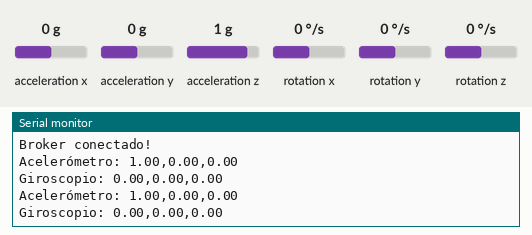
This sketch was run on a simulated ESP32. Parts: the last lines printed to the serial monitor. The test bench sets the inputs (shaded band); at power-on: acceleration x 0 g, acceleration y 0 g, acceleration z 1 g, rotation x 0 °/s, rotation y 0 °/s, rotation z 0 °/s. WiFi joins after 1.5 s; servers stay silent unless stated; no MQTT or app messages arrive unless stated.

Above: at 2.7 s.
2.8 s: acceleration x set to -1.4 g
At 4.0 s:
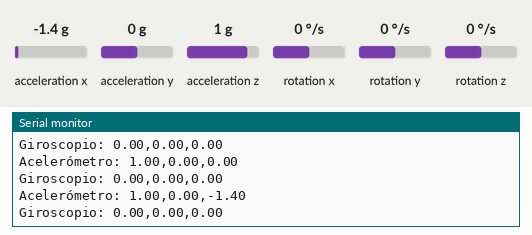
4.3 s: acceleration y set to -1.4 g
At 5.4 s:
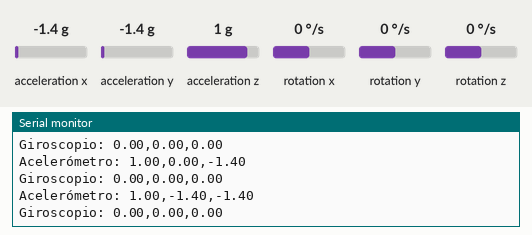
5.8 s: acceleration z set to -1.4 g
At 7.1 s:
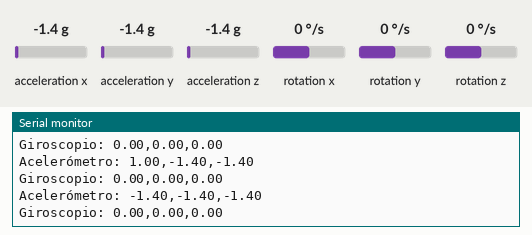
7.3 s: rotation x set to -192 °/s
At 8.4 s:
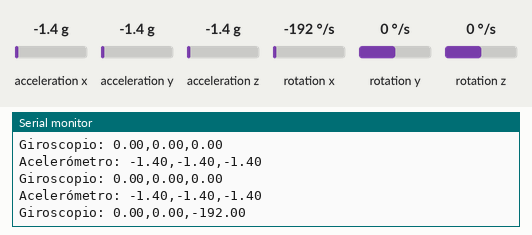
8.8 s: rotation y set to -192 °/s
At 10.0 s:
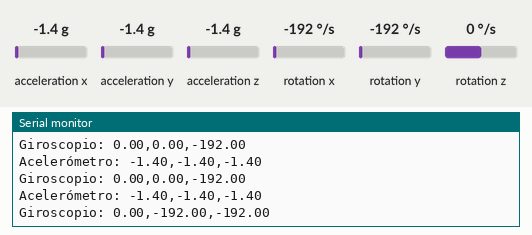

The sketch:

mp6050.ino
```cpp
#include <Wire.h>
#include <PubSubClient.h>
#include <WiFi.h>
#include <MPU6050_tockn.h>

// Variables globales
const char* ssid = "RED_LUCAS";
const char* password = "P4s4nTI2023*";

const char* mqttServer = "test.mosquitto.org";
const int mqttPort = 1883;

WiFiClient espClient;
PubSubClient client(espClient);
long tiempoAnterior = 0;
TwoWire wire(0);
MPU6050 mpu(wire);

// Métodos
void conectarWifi();
void conectarBroker();
void leerAcelerometroGiroscopio();

void setup() {
  Serial.begin(9600);
  conectarWifi();
  wire.begin();
  mpu.begin();
  client.setServer(mqttServer, mqttPort);
}

void loop() {
  if (WiFi.status() != WL_CONNECTED) {
    conectarWifi();
  }

  if (!client.connected()) {
    conectarBroker();
  }
  client.loop();

  long tiempoActual = millis();
  if ((tiempoActual - tiempoAnterior) > (1000 * 1)) {
    tiempoAnterior = tiempoActual;

    leerAcelerometroGiroscopio();

    // Publicar los valores del acelerómetro y el giroscopio en el tópico MQTT
    String mensaje = String(mpu.getAccZ()) + "," +
                     String(mpu.getAccY()) + "," +
                     String(mpu.getAccX()) + "," +
                     String(mpu.getGyroZ()) + "," +
                     String(mpu.getGyroY()) + "," +
                     String(mpu.getGyroX());

    client.publish("esp32/accel_gyro", mensaje.c_str());
  }
}

void conectarWifi() {
  WiFi.begin(ssid, password);
  Serial.print("Conectando Wifi");
  while (WiFi.status() != WL_CONNECTED) {
    delay(500);
    Serial.print(".");
  }
  Serial.println("");
  Serial.print("Conectado al WIFI su IP es: ");
  Serial.println(WiFi.localIP());
}

void conectarBroker() {
  while (!client.connected()) {
    Serial.println("Conectando Broker MQTT...");
    if (client.connect("arduinoClient")) {
      Serial.println("Broker conectado!");
      break;
    } else {
      Serial.print("fallo, rc=");
      Serial.print(client.state());
      Serial.println("Volveremos a intentarlo en 5 segundos");
      delay(5000);
    }
    delay(500);
  }
}

void leerAcelerometroGiroscopio() {
  mpu.update();

  Serial.print("Acelerómetro: ");
  // Serial.print(" z = ");
  Serial.print(mpu.getAccZ());;Serial.print(",");
  // Serial.print(" y = ");
  Serial.print(mpu.getAccY());Serial.print(",");
  // Serial.print("x = ");
  Serial.print(mpu.getAccX());
  Serial.println("");

  Serial.print("Giroscopio: ");
  // Serial.print("x = ");
  Serial.print(mpu.getGyroZ());Serial.print(",");
  // Serial.print(" y = ");
  Serial.print(mpu.getGyroY());Serial.print(",");
  // Serial.print(" z = ");
  Serial.print(mpu.getGyroX());
  Serial.println("");
}
```

Measured:
- after the input at 2.8 s, the serial monitor: prints a new line after 0.76 s (image 1)
- after the input at 4.3 s, the serial monitor: prints a new line after 0.27 s (image 2)
- after the input at 5.8 s, the serial monitor: prints a new line after 0.77 s (image 3)
- after the input at 7.3 s, the serial monitor: prints a new line after 0.27 s (image 4)
- after the input at 8.8 s, the serial monitor: prints a new line after 0.77 s (image 5)
